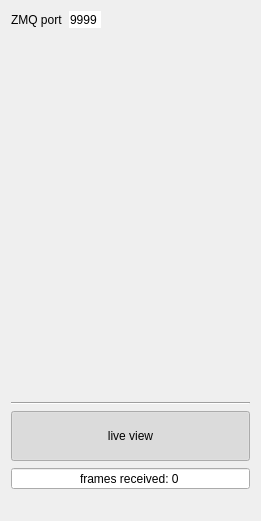
<?xml version="1.0" encoding="UTF-8"?>
<ui version="4.0">
 <class>Form</class>
 <widget class="QWidget" name="Form">
  <property name="geometry">
   <rect>
    <x>0</x>
    <y>0</y>
    <width>261</width>
    <height>521</height>
   </rect>
  </property>
  <property name="windowTitle">
   <string>Form</string>
  </property>
  <layout class="QVBoxLayout" name="verticalLayout">
   <item>
    <layout class="QVBoxLayout" name="verticalLayout_4">
     <property name="bottomMargin">
      <number>20</number>
     </property>
     <item>
      <layout class="QFormLayout" name="formLayout">
       <property name="fieldGrowthPolicy">
        <enum>QFormLayout::FieldsStayAtSizeHint</enum>
       </property>
       <item row="1" column="0">
        <widget class="QLabel" name="label_2">
         <property name="text">
          <string>ZMQ port</string>
         </property>
        </widget>
       </item>
       <item row="1" column="1">
        <widget class="QSpinBox" name="portZMQ">
         <property name="frame">
          <bool>false</bool>
         </property>
         <property name="alignment">
          <set>Qt::AlignRight|Qt::AlignTrailing|Qt::AlignVCenter</set>
         </property>
         <property name="buttonSymbols">
          <enum>QAbstractSpinBox::NoButtons</enum>
         </property>
         <property name="minimum">
          <number>1</number>
         </property>
         <property name="maximum">
          <number>9999</number>
         </property>
         <property name="value">
          <number>9999</number>
         </property>
        </widget>
       </item>
      </layout>
     </item>
     <item>
      <layout class="QHBoxLayout" name="horizontalLayout_5">
       <property name="bottomMargin">
        <number>0</number>
       </property>
      </layout>
     </item>
     <item>
      <spacer name="verticalSpacer">
       <property name="orientation">
        <enum>Qt::Vertical</enum>
       </property>
       <property name="sizeType">
        <enum>QSizePolicy::Expanding</enum>
       </property>
       <property name="sizeHint" stdset="0">
        <size>
         <width>20</width>
         <height>100</height>
        </size>
       </property>
      </spacer>
     </item>
     <item>
      <widget class="Line" name="line_5">
       <property name="orientation">
        <enum>Qt::Horizontal</enum>
       </property>
      </widget>
     </item>
     <item>
      <layout class="QHBoxLayout" name="horizontalLayout_4">
       <property name="bottomMargin">
        <number>0</number>
       </property>
       <item>
        <widget class="QPushButton" name="buttonLiveView">
         <property name="enabled">
          <bool>true</bool>
         </property>
         <property name="minimumSize">
          <size>
           <width>0</width>
           <height>50</height>
          </size>
         </property>
         <property name="text">
          <string>live view</string>
         </property>
         <property name="checkable">
          <bool>true</bool>
         </property>
         <property name="checked">
          <bool>true</bool>
         </property>
        </widget>
       </item>
      </layout>
     </item>
     <item>
      <widget class="QSpinBox" name="statusImagesReceived">
       <property name="alignment">
        <set>Qt::AlignCenter</set>
       </property>
       <property name="readOnly">
        <bool>true</bool>
       </property>
       <property name="buttonSymbols">
        <enum>QAbstractSpinBox::NoButtons</enum>
       </property>
       <property name="prefix">
        <string>frames received: </string>
       </property>
       <property name="maximum">
        <number>1000000000</number>
       </property>
      </widget>
     </item>
    </layout>
   </item>
  </layout>
 </widget>
 <resources/>
 <connections/>
</ui>
